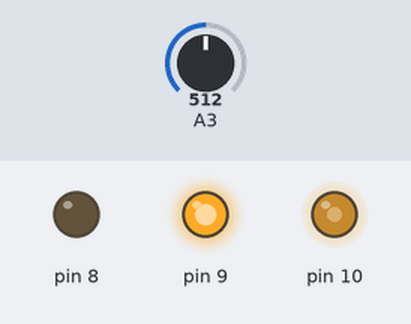
A sketch run on a simulated Arduino Uno, built with avr-gcc and run on an emulated ATmega328P. On the bench: output pins drawn as LEDs (lit = HIGH). Inputs (shaded band) come from the test bench; at power-on: A3 = 512.

Above: at 1.2 s.
1.3 s: A3 set to 716
At 2.3 s:
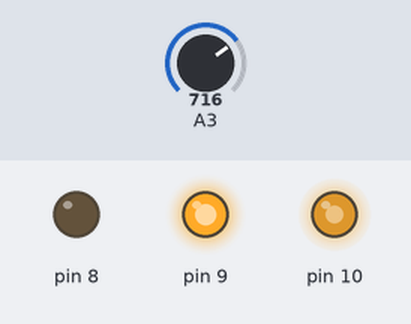
2.8 s: A3 set to 900
At 3.6 s:
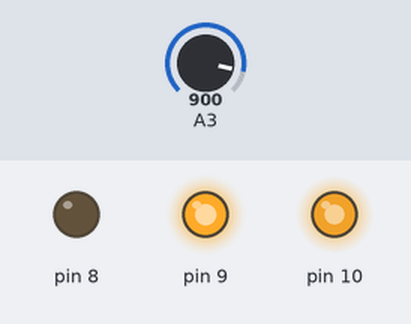
4.3 s: A3 set to 122
At 4.8 s:
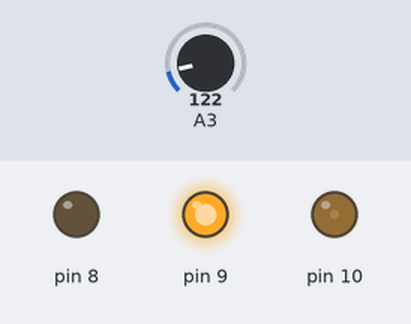
5.8 s: A3 set to 0
At 7.0 s:
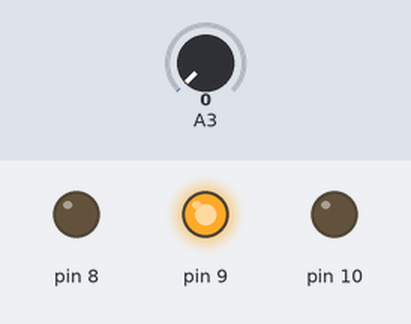
7.3 s: A3 set to 511
At 8.5 s:
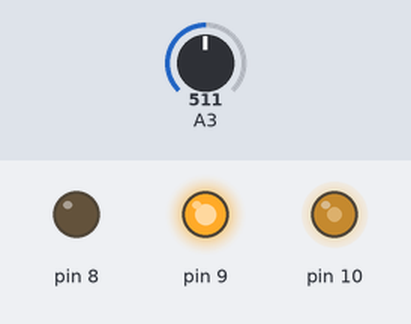
Timing chart, 0 to 9.8 s (numbered marks = the images above; inputs shaded):
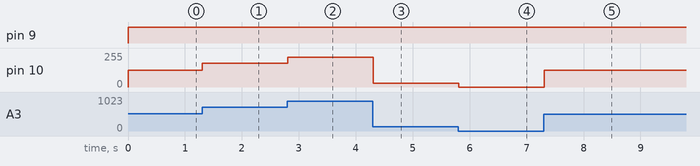

Measured:
- after the input at 1.3 s, pin 10: 127/255 → 178/255 at once
- after the input at 2.8 s, pin 10: 178/255 → 224/255 at once
- after the input at 4.3 s, pin 10: 224/255 → 30/255 at once
- after the input at 5.8 s, pin 10: 30/255 → 0/255 at once
- after the input at 7.3 s, pin 10: 0/255 → 127/255 at once

The sketch:

microprocessor_28.ino
```cpp
int power = 0;

void setup() {
  for (int i = 8; i < 11; i++) {
    pinMode(i, OUTPUT);
    }
}

void loop() {
  power = analogRead(A3);
  int hashVal = map(power, 0, 1023, 0, 255);
  digitalWrite(8, LOW);
  digitalWrite(9, HIGH);
  analogWrite(10, hashVal);
  delay(100);
}
```
